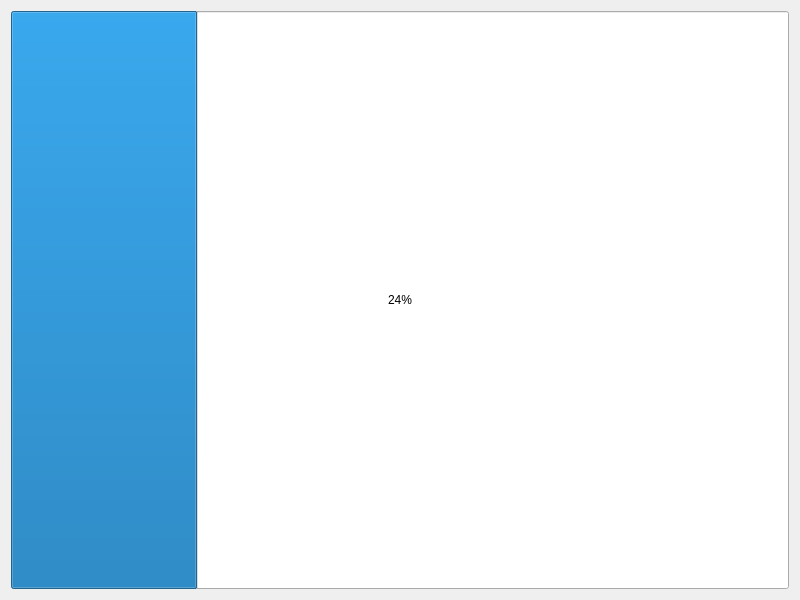
<?xml version="1.0" encoding="UTF-8"?>
<ui version="4.0">
 <class>Dialog</class>
 <widget class="QDialog" name="Dialog">
  <property name="geometry">
   <rect>
    <x>0</x>
    <y>0</y>
    <width>800</width>
    <height>600</height>
   </rect>
  </property>
  <property name="sizePolicy">
   <sizepolicy hsizetype="Maximum" vsizetype="Maximum">
    <horstretch>0</horstretch>
    <verstretch>0</verstretch>
   </sizepolicy>
  </property>
  <property name="windowTitle">
   <string>QCircleProgressBar</string>
  </property>
  <layout class="QGridLayout" name="gridLayout">
   <item row="0" column="0">
    <widget class="QCircleProgressBar" name="progressBar">
     <property name="sizePolicy">
      <sizepolicy hsizetype="Expanding" vsizetype="Expanding">
       <horstretch>0</horstretch>
       <verstretch>0</verstretch>
      </sizepolicy>
     </property>
     <property name="value">
      <number>24</number>
     </property>
    </widget>
   </item>
  </layout>
 </widget>
 <customwidgets>
  <customwidget>
   <class>QCircleProgressBar</class>
   <extends>QProgressBar</extends>
   <header location="global">qcircleprogressbar.h</header>
  </customwidget>
 </customwidgets>
 <resources/>
 <connections/>
</ui>
